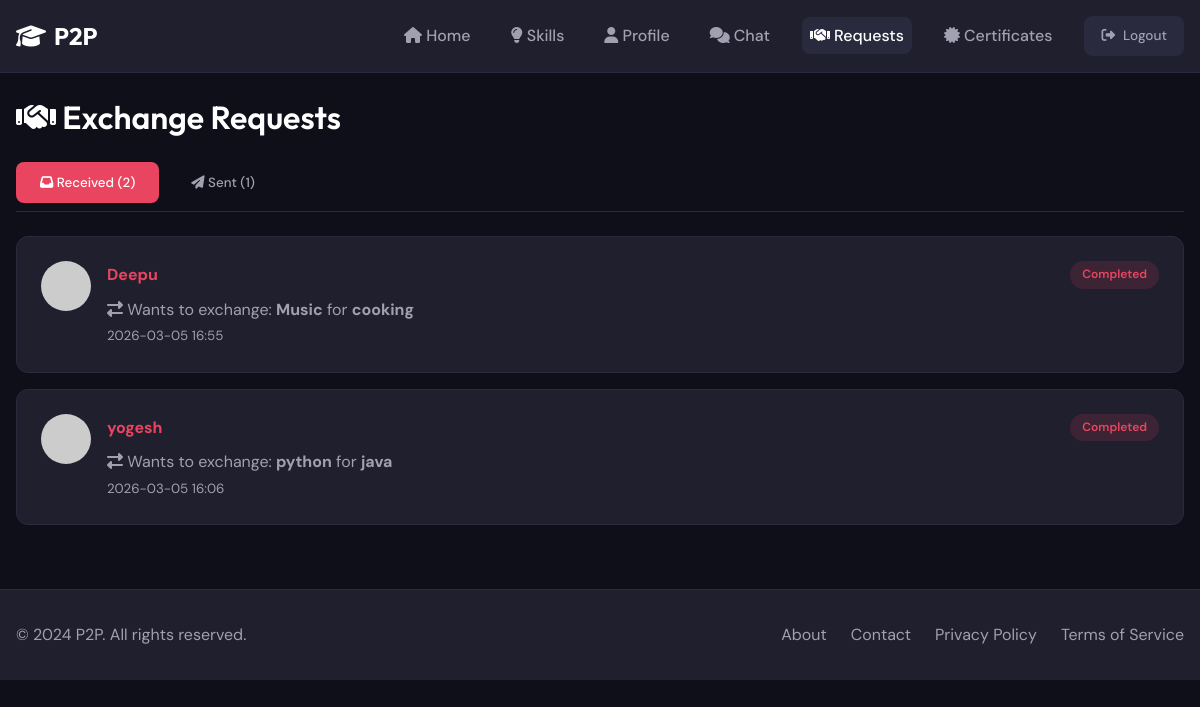
Screenshot of /exchange/requests (signed in) with the database file from the repository.
### models.py (models this page shows, shortened)
class ExchangeRequest(db.Model):
    __tablename__ = 'exchange_requests'
    id = db.Column(db.Integer, primary_key=True)
    sender_id = db.Column(db.Integer, db.ForeignKey('users.id'), nullable=False, index=True)
    receiver_id = db.Column(db.Integer, db.ForeignKey('users.id'), nullable=False, index=True)
    sender_skill_id = db.Column(db.Integer, db.ForeignKey('skills.id'), nullable=False)
    receiver_skill_id = db.Column(db.Integer, db.ForeignKey('skills.id'), nullable=False)
    status = db.Column(db.String(20), default='pending', index=True)  # pending, accepted, rejected, completed
    message = db.Column(db.Text, default='')
    created_at = db.Column(db.DateTime, default=datetime.utcnow)
    updated_at = db.Column(db.DateTime, default=datetime.utcnow, onupdate=datetime.utcnow)

class User(UserMixin, db.Model):
    __tablename__ = 'users'
    id = db.Column(db.Integer, primary_key=True)
    username = db.Column(db.String(80), unique=True, nullable=False, index=True)
    email = db.Column(db.String(120), unique=True, nullable=False, index=True)
    password_hash = db.Column(db.String(256), nullable=False)
    bio = db.Column(db.Text, default='')
    location = db.Column(db.String(120), default='')
    profile_picture = db.Column(db.String(255), default='default.png')
    signature_image = db.Column(db.String(255), nullable=True)  # Instructor signature image
    rating = db.Column(db.Float, default=0.0)
    is_admin = db.Column(db.Boolean, default=False)
    is_banned = db.Column(db.Boolean, default=False)
    created_at = db.Column(db.DateTime, default=datetime.utcnow)
    skills_offered = db.relationship('Skill', foreign_keys='Skill.user_id', backref='owner', lazy='dynamic')
    exchange_sent = db.relationship('ExchangeRequest', foreign_keys='ExchangeRequest.sender_id', backref='sender', lazy='dynamic')
    exchange_received = db.relationship('ExchangeRequest', foreign_keys='ExchangeRequest.receiver_id', backref='receiver', lazy='dynamic')
    messages_sent = db.relationship('Message', foreign_keys='Message.sender_id', backref='sender', lazy='dynamic')
    messages_received = db.relationship('Message', foreign_keys='Message.receiver_id', backref='receiver', lazy='dynamic')
    bookmarks = db.relationship('Bookmark', backref='user', lazy='dynamic', cascade='all, delete-orphan')
    reviews_given = db.relationship('Review', foreign_keys='Review.reviewer_id', backref='reviewer', lazy='dynamic')
    reviews_received = db.relationship('Review', foreign_keys='Review.reviewed_id', backref='reviewed', lazy='dynamic')
    reports_made = db.relationship('Report', foreign_keys='Report.reporter_id', backref='reporter', lazy='dynamic')
    reports_received = db.relationship('Report', foreign_keys='Report.reported_id', backref='reported', lazy='dynamic')

class Skill(db.Model):
    __tablename__ = 'skills'
    id = db.Column(db.Integer, primary_key=True)
    user_id = db.Column(db.Integer, db.ForeignKey('users.id'), nullable=False, index=True)
    title = db.Column(db.String(100), nullable=False)
    description = db.Column(db.Text, nullable=False)
    category = db.Column(db.String(50), nullable=False, index=True)
    skill_type = db.Column(db.String(10), nullable=False)  # 'offered' or 'wanted'
    is_approved = db.Column(db.Boolean, default=True)
    created_at = db.Column(db.DateTime, default=datetime.utcnow)
    bookmarks = db.relationship('Bookmark', backref='skill', lazy='dynamic', cascade='all, delete-orphan')
    exchange_requests_sender = db.relationship('ExchangeRequest', foreign_keys='ExchangeRequest.sender_skill_id', backref='sender_skill', lazy='dynamic')
    exchange_requests_receiver = db.relationship('ExchangeRequest', foreign_keys='ExchangeRequest.receiver_skill_id', backref='receiver_skill', lazy='dynamic')

### routes/exchange.py (the view)
@exchange_bp.route('/requests')
@login_required
def requests():
    sent = ExchangeRequest.query.filter_by(sender_id=current_user.id).order_by(ExchangeRequest.created_at.desc()).all()
    received = ExchangeRequest.query.filter_by(receiver_id=current_user.id).order_by(ExchangeRequest.created_at.desc()).all()
    return render_template('exchange/requests.html', sent=sent, received=received)

### templates/exchange/requests.html (shortened to what this page needs)
{% extends "base.html" %}
{% block content %}
<div class="container mt-3">
    <h1 class="mb-3"><i class="fas fa-handshake"></i> Exchange Requests</h1>
    <div class="tabs">
        <button class="tab active" data-target="received">
            <i class="fas fa-inbox"></i> Received ({{ received|length }})
        </button>
        <button class="tab" data-target="sent">
            <i class="fas fa-paper-plane"></i> Sent ({{ sent|length }})
        </button>
    </div>
    <div id="received" class="tab-content">
        {% if received %}
        <div class="requests-list">
            {% for req in received %}
            <div class="card mb-2">
                <div class="d-flex gap-2">
                    <img src="{{ url_for('static', filename='uploads/' + req.sender.profile_picture) }}" alt="{{ req.sender.username }}" style="width: 50px; height: 50px; border-radius: 50%; object-fit: cover;" onerror="this.src='https://via.placeholder.com/50'">
                    <div style="flex-grow: 1;">
                        <div class="d-flex gap-2 flex-between">
                            <strong><a href="{{ url_for('main.user_profile', user_id=req.sender.id) }}">{{ req.sender.username }}</a></strong>
                            <span class="badge {% if req.status == 'pending' %}badge-warning{% elif req.status == 'accepted' %}badge-success{% elif req.status == 'rejected' %}badge-danger{% else %}badge-info{% endif %}">
                                {{ req.status|title }}
                            </span>
                        </div>
                        <p class="text-muted mt-1">
                            <i class="fas fa-exchange-alt"></i>
                            Wants to exchange: <strong>{{ req.sender_skill.title }}</strong> for <strong>{{ req.receiver_skill.title }}</strong>
                        </p>
                        <small class="text-muted">{{ req.created_at.strftime('%Y-%m-%d %H:%M') }}</small>
                    </div>
                </div>
            </div>
            {% endfor %}
        </div>
        {% else %}
        <div class="empty-state">
            <div class="empty-state-icon"><i class="fas fa-inbox"></i></div>
            <p>No received requests.</p>
        </div>
        {% endif %}
    </div>
</div>
{% endblock %}

### static/css/style.css (style rules this page uses)
:root { --primary: #1a1a2e; --secondary: #16213e; --accent: #e94560; --accent-light: #ff6b6b; --success: #00d9a5; --warning: #ffc107; --danger: #dc3545; --bg: #0f0f1a; --surface: #1f1f2e; --surface-light: #2a2a3e; --text: #ffffff; --text-secondary: #a0a0b0; --border: #2a2a3e; --gradient: linear-gradient(135deg, #e94560, #ff6b6b); --shadow: 0 4px 20px rgba(0, 0, 0, 0.3); --radius: 12px; --radius-sm: 8px; }
* { margin: 0; padding: 0; box-sizing: border-box; }
body { font-family: 'DM Sans', sans-serif; background-color: var(--bg); color: var(--text); line-height: 1.6; min-height: 100vh; }
h1, h2, h3, h4, h5, h6 { font-family: 'Outfit', sans-serif; font-weight: 600; line-height: 1.3; }
a { color: var(--accent); text-decoration: none; transition: color 0.3s ease; }
.container { max-width: 1200px; margin: 0 auto; padding: 0 1rem; }
.card { background: var(--surface); border: 1px solid var(--border); border-radius: var(--radius); padding: 1.5rem; transition: all 0.3s ease; }
.tabs { display: flex; gap: 0.5rem; margin-bottom: 1.5rem; border-bottom: 1px solid var(--border); padding-bottom: 0.5rem; }
.tab { padding: 0.75rem 1.5rem; background: transparent; border: none; color: var(--text-secondary); font-family: 'DM Sans', sans-serif; font-weight: 500; cursor: pointer; border-radius: var(--radius-sm); transition: all 0.3s ease; }
.tab.active { background: var(--accent); color: var(--text); }
.badge { display: inline-block; padding: 0.25rem 0.75rem; border-radius: 20px; font-size: 0.75rem; font-weight: 600; }
.badge-info { background: rgba(233, 69, 96, 0.15); color: var(--accent); }
.text-muted { color: var(--text-secondary); }
.mt-1 { margin-top: 0.5rem; }
.mt-3 { margin-top: 1.5rem; }
.mb-2 { margin-bottom: 1rem; }
.mb-3 { margin-bottom: 1.5rem; }
.d-flex { display: flex; }
.gap-2 { gap: 1rem; }
.flex-between { display: flex; justify-content: space-between; align-items: center; }

### rows the page displays
ExchangeRequest: sender.username "Deepu", status "Completed", sender_skill "Music", receiver_skill "cooking", created_at "2026-03-05 16:55"
ExchangeRequest: sender.username "yogesh", status "Completed", sender_skill "python", receiver_skill "java", created_at "2026-03-05 16:06"

### other values shown
{{ received|length }} "2"
{{ sent|length }} "1"
